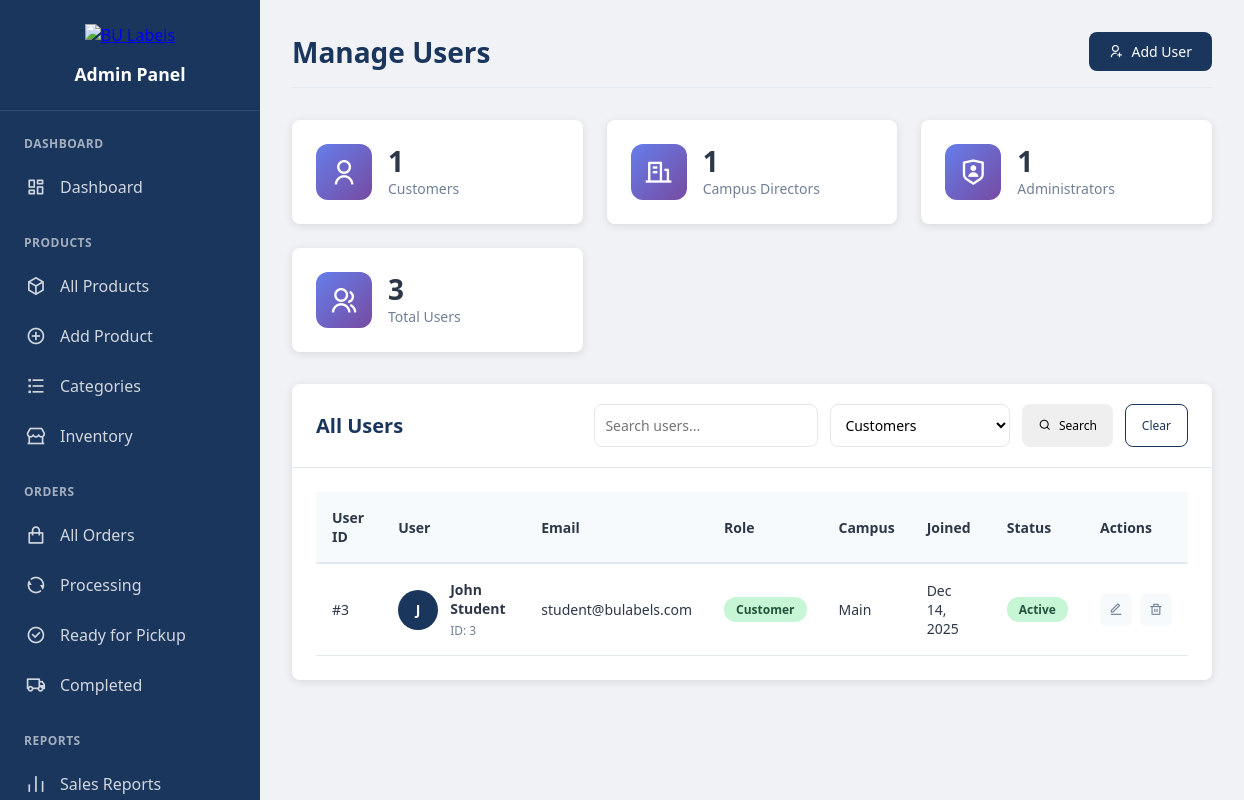
Screenshot of /pages/admin/users.php?role=customer (signed in) with the database file from the repository.
### tables this page shows
CREATE TABLE users (
    id INT PRIMARY KEY AUTO_INCREMENT,
    name VARCHAR(100) NOT NULL,
    email VARCHAR(100) UNIQUE NOT NULL,
    password VARCHAR(255) NOT NULL,
    campus ENUM('main', 'east', 'west', 'north', 'south') DEFAULT 'main',
    role ENUM('customer', 'admin', 'director') DEFAULT 'customer',
    created_at TIMESTAMP DEFAULT CURRENT_TIMESTAMP,
    updated_at TIMESTAMP DEFAULT CURRENT_TIMESTAMP ON UPDATE CURRENT_TIMESTAMP
);

### includes/functions.php (called while the page is built, shortened)
<?php
function sanitize($data) {
    return htmlspecialchars($data, ENT_QUOTES, 'UTF-8');
}
?>

### pages/admin/users.php (the view, shortened to what this page needs)
<?php
require_once '../../includes/functions.php';
$action = isset($_GET['action']) ? $_GET['action'] : 'list';
$role_filter = isset($_GET['role']) ? $_GET['role'] : '';
$conn = getDBConnection();
if ($action == 'list') {
    $page = isset($_GET['page']) ? (int)$_GET['page'] : 1;
    $limit = 20;
    $offset = ($page - 1) * $limit;
    $sql = "SELECT * FROM users WHERE 1=1";
    $params = [];
    $types = "";
    if ($role_filter) {
        $sql .= " AND role = ?";
        $params[] = $role_filter;
        $types .= "s";
    }
    $sql .= " ORDER BY created_at DESC LIMIT ? OFFSET ?";
    $params[] = $limit;
    $params[] = $offset;
    $types .= "ii";
    $stmt = $conn->prepare($sql);
    if ($params) {
        $stmt->bind_param($types, ...$params);
    }
    $stmt->execute();
    $users_result = $stmt->get_result();
}
$role_counts = [];
$role_stmt = $conn->prepare("SELECT role, COUNT(*) as count FROM users GROUP BY role");
$role_stmt->execute();
$role_result = $role_stmt->get_result();
while ($row = $role_result->fetch_assoc()) {
    $role_counts[$row['role']] = $row['count'];
}
?>
<!DOCTYPE html>
<html lang="en">
<head>
    <link href="https://cdn.jsdelivr.net/npm/remixicon@4.5.0/fonts/remixicon.css" rel="stylesheet">
</head>
<body>
<div class="admin-container">
    <aside class="admin-sidebar">
        <div class="sidebar-header">
            <a href="../../" class="logo">
                <img src="../../assets/images/logo.png" alt="BU Labels">
            </a>
            <h3>Admin Panel</h3>
        </div>
        <div class="sidebar-menu">
            <div class="menu-section">
                <h4>Dashboard</h4>
                <ul>
                    <li>
                        <a href="dashboard.php">
                            <i class="ri-dashboard-line"></i>
                            <span>Dashboard</span>
                        </a>
                    </li>
                </ul>
            </div>
            <div class="menu-section">
                <h4>Products</h4>
                <ul>
                    <li>
                        <a href="products.php">
                            <i class="ri-box-3-line"></i>
                            <span>All Products</span>
                        </a>
                    </li>
                    <li>
                        <a href="products.php?action=add">
                            <i class="ri-add-circle-line"></i>
                            <span>Add Product</span>
                        </a>
                    </li>
                    <li>
                        <a href="categories.php">
                            <i class="ri-list-check"></i>
                            <span>Categories</span>
                        </a>
                    </li>
                    <li>
                        <a href="inventory.php">
                            <i class="ri-store-2-line"></i>
                            <span>Inventory</span>
                        </a>
                    </li>
                </ul>
            </div>
            <div class="menu-section">
                <h4>Orders</h4>
                <ul>
                    <li>
                        <a href="orders.php">
                            <i class="ri-shopping-bag-line"></i>
                            <span>All Orders</span>
                        </a>
                    </li>
                    <li>
                        <a href="orders.php?status=processing">
                            <i class="ri-refresh-line"></i>
                            <span>Processing</span>
                        </a>
                    </li>
                    <li>
                        <a href="orders.php?status=ready_for_pickup">
                            <i class="ri-checkbox-circle-line"></i>
                            <span>Ready for Pickup</span>
                        </a>
                    </li>
                    <li>
                        <a href="orders.php?status=picked_up">
                            <i class="ri-truck-line"></i>
                            <span>Completed</span>
                        </a>
                    </li>
                </ul>
            </div>
            <div class="menu-section">
                <h4>Reports</h4>
                <ul>
                    <li>
                        <a href="reports.php">
                            <i class="ri-bar-chart-line"></i>
                            <span>Sales Reports</span>
                        </a>
                    </li>
                </ul>
            </div>
        </div>
    </aside>
    <?php
    $sidebar_content = ob_get_clean();
    echo $sidebar_content;
    ?>
    <main class="admin-content">
        <div class="admin-header">
            <h1>
                <?php
                if ($action == 'add') echo "Add New User";
                elseif ($action == 'edit') echo "Edit User";
                else echo "Manage Users";
                ?>
            </h1>
            <div class="admin-actions">
                <?php if ($action == 'list'): ?>
                <a href="users.php?action=add" class="btn btn-primary">
                    <i class="ri-user-add-line"></i> Add User
                </a>
                <?php else: ?>
                <a href="users.php" class="btn btn-outline">
                    <i class="ri-arrow-left-line"></i> Back to Users
                </a>
                <?php endif; ?>
            </div>
        </div>
        <?php if ($action == 'add' || $action == 'edit'): ?>
        <div class="card">
            <div class="card-header">
                <h3>User Information</h3>
            </div>
            <div class="card-body">
                <form method="POST" class="user-form">
                    <input type="hidden" name="save_user" value="1">
                    <div class="form-row">
                        <div class="form-group">
                            <label for="name">Full Name *</label>
                            <input type="text" id="name" name="name" required
                                   value="<?php echo isset($user['name']) ? sanitize($user['name']) : ''; ?>">
                        </div>
                        <div class="form-group">
                            <label for="email">Email Address *</label>
                            <input type="email" id="email" name="email" required
                                   value="<?php echo isset($user['email']) ? sanitize($user['email']) : ''; ?>">
                        </div>
                    </div>
                    <div class="form-row">
                        <div class="form-group">
                            <label for="role">User Role *</label>
                            <select id="role" name="role" required>
                                <option value="">Select Role</option>
                                <option value="customer" <?php echo (isset($user['role']) && $user['role'] == 'customer') ? 'selected' : ''; ?>>Customer</option>
                                <option value="director" <?php echo (isset($user['role']) && $user['role'] == 'director') ? 'selected' : ''; ?>>Campus Director</option>
                                <option value="admin" <?php echo (isset($user['role']) && $user['role'] == 'admin') ? 'selected' : ''; ?>>Administrator</option>
                            </select>
                        </div>
                        <div class="form-group">
                            <label for="campus">Campus *</label>
                            <select id="campus" name="campus" required>
                                <option value="">Select Campus</option>
                                <option value="main" <?php echo (isset($user['campus']) && $user['campus'] == 'main') ? 'selected' : ''; ?>>Main Campus</option>
                                <option value="east" <?php echo (isset($user['campus']) && $user['campus'] == 'east') ? 'selected' : ''; ?>>Polangui Campus</option>
                                <option value="west" <?php echo (isset($user['campus']) && $user['campus'] == 'west') ? 'selected' : ''; ?>>Guinobatan Campus</option>
                                <option value="north" <?php echo (isset($user['campus']) && $user['campus'] == 'north') ? 'selected' : ''; ?>>Gubat Campus</option>
                                <option value="south" <?php echo (isset($user['campus']) && $user['campus'] == 'south') ? 'selected' : ''; ?>>BUIDEA</option>
                            </select>
                        </div>
                    </div>
                    <div class="form-group">
                        <label for="password">Password <?php echo ($action == 'add') ? '*' : '(Leave blank to keep current)'; ?></label>
                        <input type="password" id="password" name="password"
                               <?php echo ($action == 'add') ? 'required' : ''; ?>
                               minlength="6">
                        <small>Minimum 6 characters</small>
                    </div>
                    <div class="form-actions">
                        <button type="button" class="btn btn-outline" onclick="window.history.back()">Cancel</button>
                        <button type="submit" class="btn btn-primary">
                            <i class="ri-save-line"></i> Save User
                        </button>
                    </div>
                </form>
            </div>
        </div>
        <?php else: ?>
        <div class="stats-grid">
            <div class="stat-card">
                <div class="stat-icon">
                    <i class="ri-user-line"></i>
                </div>
                <div class="stat-info">
                    <h3><?php echo $role_counts['customer'] ?? 0; ?></h3>
                    <p>Customers</p>
                </div>
            </div>
            <div class="stat-card">
                <div class="stat-icon">
                    <i class="ri-building-line"></i>
                </div>
                <div class="stat-info">
                    <h3><?php echo $role_counts['director'] ?? 0; ?></h3>
                    <p>Campus Directors</p>
                </div>
            </div>
            <div class="stat-card">
                <div class="stat-icon">
                    <i class="ri-shield-user-line"></i>
                </div>
                <div class="stat-info">
                    <h3><?php echo $role_counts['admin'] ?? 0; ?></h3>
                    <p>Administrators</p>
                </div>
            </div>
            <div class="stat-card">
                <div class="stat-icon">
                    <i class="ri-group-line"></i>
                </div>
                <div class="stat-info">
                    <h3><?php echo array_sum($role_counts); ?></h3>
                    <p>Total Users</p>
                </div>
            </div>
        </div>
        <div class="card">
            <div class="card-header">
                <h3>All Users</h3>
                <div class="card-tools">
                    <form method="GET" class="filter-form">
                        <input type="text" name="search" placeholder="Search users..."
                               value="<?php echo isset($_GET['search']) ? sanitize($_GET['search']) : ''; ?>">
                        <select name="role" onchange="this.form.submit()">
                            <option value="customer" <?php echo ($role_filter == 'customer') ? 'selected' : ''; ?>>Customers</option>
                        </select>
                        <button type="submit" class="btn btn-small">
                            <i class="ri-search-line"></i> Search
                        </button>
                        <?php if (isset($_GET['search']) || isset($_GET['role'])): ?>
                        <a href="users.php" class="btn btn-outline btn-small">Clear</a>
                        <?php endif; ?>
                    </form>
                </div>
            </div>
            <div class="card-body">
                <div class="table-responsive">
                    <table class="data-table">
                        <thead>
                            <tr>
                                <th>User ID</th>
                                <th>User</th>
                                <th>Email</th>
                                <th>Role</th>
                                <th>Campus</th>
                                <th>Joined</th>
                                <th>Status</th>
                                <th>Actions</th>
                            </tr>
                        </thead>
                        <tbody>
                            <?php if ($users_result->num_rows > 0): ?>
                                <?php while ($user = $users_result->fetch_assoc()): ?>
                                <tr>
                                    <td>#<?php echo $user['id']; ?></td>
                                    <td>
                                        <div class="user-info-cell">
                                            <div class="user-avatar-small">
                                                <?php echo strtoupper(substr($user['name'], 0, 1)); ?>
                                            </div>
                                            <div class="user-info-text">
                                                <strong><?php echo sanitize($user['name']); ?></strong>
                                                <small>ID: <?php echo $user['id']; ?></small>
                                            </div>
                                        </div>
                                    </td>
                                    <td><?php echo sanitize($user['email']); ?></td>
                                    <td>
                                        <span class="role-badge role-<?php echo $user['role']; ?>">
                                            <?php echo ucfirst($user['role']); ?>
                                        </span>
                                    </td>
                                    <td><?php echo ucfirst($user['campus']); ?></td>
                                    <td><?php echo date('M j, Y', strtotime($user['created_at'])); ?></td>
                                    <td>
                                        <?php
                                        $is_current = ($user['id'] == $_SESSION['user_id']) ? ' (You)' : '';
                                        ?>
                                        <span class="status-badge status-active">Active<?php echo $is_current; ?></span>
                                    </td>
                                    <td>
                                        <div class="action-buttons">
                                            <a href="users.php?action=edit&id=<?php echo $user['id']; ?>"
                                               class="btn-icon btn-edit" title="Edit">
                                                <i class="ri-edit-line"></i>
                                            </a>
                                            <?php if ($user['id'] != $_SESSION['user_id']): ?>
                                            <button type="button" class="btn-icon btn-delete"
                                                    onclick="confirmDelete(<?php echo $user['id']; ?>, '<?php echo sanitize($user['name']); ?>')"
                                                    title="Delete">
                                                <i class="ri-delete-bin-line"></i>
                                            </button>
                                            <?php endif; ?>
                                        </div>
                                    </td>
                                </tr>
                                <?php endwhile; ?>
                            <?php endif; ?>
                        </tbody>
                    </table>
                </div>
            </div>
        </div>
        <?php endif; ?>
    </main>
</div>
</body>
</html>

### rows the page displays
users: id "3", name "J", name "John Student", email "student@bulabels.com", role "Customer", campus "Main", created_at "Dec 14, 2025"

### other values shown
$role_counts['customer'] "1"
$role_counts['director'] "1"
$role_counts['admin'] "1"
array_sum($role_counts) "3"
